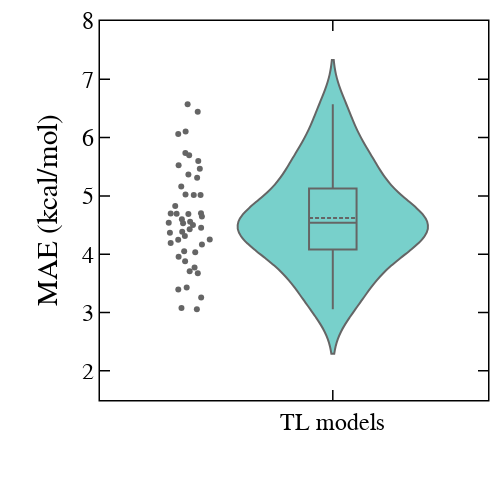

Notebook source saved alongside this figure:
### Code cell
mae_dict = json.load(open("./csd_mae_reg_mergedG10.json", "r"))
data=go.Violin(
    y=list(mae_dict.values()),
    box_visible=True,
    line_color='black',
    meanline_visible=True, 
    fillcolor='lightseagreen',
    pointpos=-1.5,
    points="all",
    opacity=0.6,
    x0='TL models',
    text=list(mae_dict.keys()),
    )
layout = go.Layout()
layout.update(glob_layout)
layout["xaxis"].update({'range': [-0.6, 0.4]})
layout["yaxis"].update({'title': "MAE (kcal/mol)", "range": [1.5, 8]})
layout.update(width=500, height=500, boxmode='group')
fig = go.Figure(data=data, layout=layout)
iplot(fig)
fig.write_image("../../../../Dropbox (MIT)/CD-DFARecFull/Figures/F4/TL_rec_MAE.pdf")

### Figure 1 — Plotly figure (JSON) as saved in the notebook; plotly's stock layout.template omitted (floating-point values rounded to 4 significant figures)
{"data": [{"box": {"visible": true}, "fillcolor": "lightseagreen", "line": {"color": "black"}, "meanline": {"visible": true}, "opacity": 0.6, "pointpos": -1.5, "points": "all", "text": ["bp86", "blyp", "pbe", "tpss", "scan", "m06-l", "mn15-l", "b3p86", "b3pw91", "pbe0", "b3lyp", "tpssh", "scan0", "m06", "m06-2x", "mn15", "wb97x", "b2gpplyp", "pbe0-dh", "dsd-blyp-d3bj", "dsd-pbeb95-d3bj", "dsd-pbep86-d3bj", "blyp_hfx_10", "blyp_hfx_20", "blyp_hfx_30", "blyp_hfx_40", "blyp_hfx_50", "pbe_hfx_10", "pbe_hfx_20", "pbe_hfx_30", "pbe_hfx_40", "pbe_hfx_50", "scan_hfx_10", "scan_hfx_20", "scan_hfx_30", "scan_hfx_40", "scan_hfx_50", "m06-l_hfx_10", "m06-l_hfx_20", "m06-l_hfx_30", "m06-l_hfx_40", "m06-l_hfx_50", "mn15-l_hfx_10", "mn15-l_hfx_20", "mn15-l_hfx_30", "mn15-l_hfx_40", "mn15-l_hfx_50"], "type": "violin", "x0": "TL models", "y": [4.386, 4.43, 5.016, 4.7, 4.827, 4.531, 5.527, 4.704, 4.033, 4.313, 4.691, 5.313, 5.599, 6.445, 3.054, 5.465, 3.431, 3.956, 3.773, 4.192, 4.165, 4.541, 4.649, 4.052, 3.395, 3.707, 4.37, 3.675, 4.249, 3.878, 4.502, 3.08, 5.025, 5.365, 6.061, 4.696, 4.557, 4.254, 3.257, 5.735, 4.602, 6.103, 5.163, 4.452, 5.697, 5.015, 6.571]}], "layout": {"boxmode": "group", "font": {"color": "black", "family": "Helvetica", "size": 24}, "height": 500, "legend": {"orientation": "v"}, "margin": {"b": 100, "l": 100, "r": 10, "t": 10}, "paper_bgcolor": "rgba(255,255,255,100)", "plot_bgcolor": "white", "width": 500, "xaxis": {"color": "black", "linecolor": "black", "linewidth": 1.5, "mirror": "allticks", "range": [-0.6, 0.4], "showgrid": false, "showline": true, "ticklen": 10, "ticks": "inside", "tickwidth": 1.5, "zeroline": false}, "yaxis": {"color": "black", "linecolor": "black", "linewidth": 1.5, "mirror": "allticks", "range": [1.5, 8], "showgrid": false, "showline": true, "ticklen": 10, "ticks": "inside", "tickwidth": 1.5, "title": {"text": "MAE (kcal/mol)"}, "zeroline": false}}}
